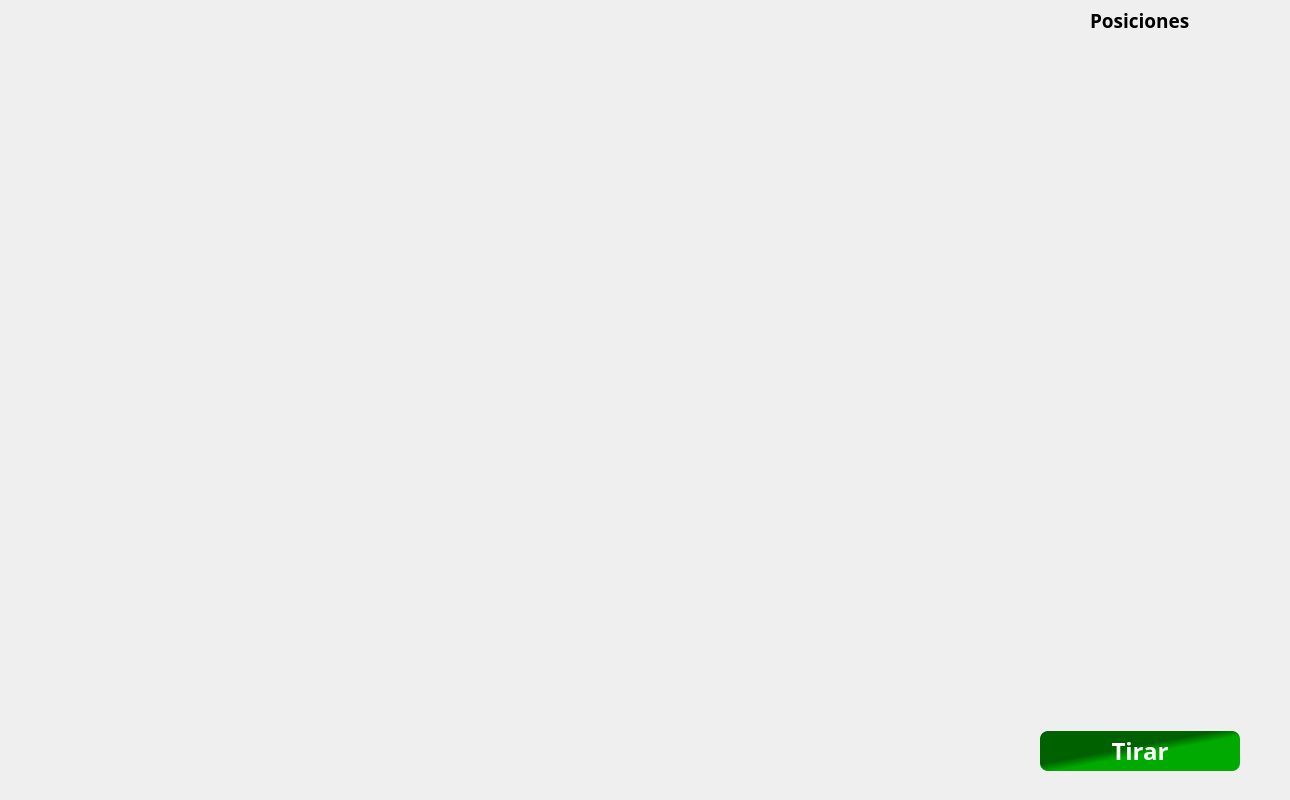
<?xml version="1.0" encoding="UTF-8"?>
<ui version="4.0">
 <class>PantallaPartida</class>
 <widget class="QWidget" name="PantallaPartida">
  <property name="geometry">
   <rect>
    <x>0</x>
    <y>0</y>
    <width>1290</width>
    <height>800</height>
   </rect>
  </property>
  <property name="minimumSize">
   <size>
    <width>1290</width>
    <height>800</height>
   </size>
  </property>
  <property name="maximumSize">
   <size>
    <width>1920</width>
    <height>1080</height>
   </size>
  </property>
  <property name="windowTitle">
   <string>Form</string>
  </property>
  <layout class="QHBoxLayout" name="horizontalLayout">
   <property name="spacing">
    <number>0</number>
   </property>
   <property name="leftMargin">
    <number>0</number>
   </property>
   <property name="topMargin">
    <number>0</number>
   </property>
   <property name="rightMargin">
    <number>0</number>
   </property>
   <property name="bottomMargin">
    <number>0</number>
   </property>
   <item>
    <widget class="QWidget" name="widget" native="true">
     <property name="sizePolicy">
      <sizepolicy hsizetype="Preferred" vsizetype="Preferred">
       <horstretch>0</horstretch>
       <verstretch>0</verstretch>
      </sizepolicy>
     </property>
     <property name="minimumSize">
      <size>
       <width>970</width>
       <height>800</height>
      </size>
     </property>
     <property name="maximumSize">
      <size>
       <width>1720</width>
       <height>1290</height>
      </size>
     </property>
     <property name="styleSheet">
      <string notr="true">CasillaUI[highlighted=&quot;true&quot;] {
    border: 3px solid yellow;
}

CasillaUI[highlighted=&quot;false&quot;] {
    border: 1px solid black;
}</string>
     </property>
     <layout class="QVBoxLayout" name="verticalLayout">
      <property name="spacing">
       <number>20</number>
      </property>
      <property name="leftMargin">
       <number>50</number>
      </property>
      <property name="topMargin">
       <number>20</number>
      </property>
      <property name="rightMargin">
       <number>50</number>
      </property>
      <property name="bottomMargin">
       <number>50</number>
      </property>
      <item alignment="Qt::AlignmentFlag::AlignHCenter">
       <widget class="QWidget" name="widget_5" native="true">
        <property name="maximumSize">
         <size>
          <width>1920</width>
          <height>40</height>
         </size>
        </property>
        <layout class="QHBoxLayout" name="horizontalLayout_2">
         <property name="spacing">
          <number>20</number>
         </property>
         <property name="sizeConstraint">
          <enum>QLayout::SizeConstraint::SetDefaultConstraint</enum>
         </property>
         <property name="leftMargin">
          <number>0</number>
         </property>
         <property name="topMargin">
          <number>0</number>
         </property>
         <property name="rightMargin">
          <number>0</number>
         </property>
         <property name="bottomMargin">
          <number>0</number>
         </property>
         <item alignment="Qt::AlignmentFlag::AlignHCenter">
          <widget class="QLabel" name="labelTurno">
           <property name="font">
            <font>
             <family>JetBrainsMono Nerd Font</family>
             <pointsize>15</pointsize>
            </font>
           </property>
           <property name="text">
            <string/>
           </property>
          </widget>
         </item>
         <item alignment="Qt::AlignmentFlag::AlignHCenter">
          <widget class="QWidget" name="colorJugador" native="true">
           <property name="minimumSize">
            <size>
             <width>30</width>
             <height>30</height>
            </size>
           </property>
           <property name="styleSheet">
            <string notr="true">border-radius: 15px;</string>
           </property>
          </widget>
         </item>
        </layout>
       </widget>
      </item>
      <item>
       <layout class="QHBoxLayout" name="tablero">
        <property name="spacing">
         <number>10</number>
        </property>
       </layout>
      </item>
     </layout>
    </widget>
   </item>
   <item>
    <widget class="QWidget" name="panelIquierdo" native="true">
     <property name="minimumSize">
      <size>
       <width>250</width>
       <height>0</height>
      </size>
     </property>
     <property name="maximumSize">
      <size>
       <width>300</width>
       <height>16777215</height>
      </size>
     </property>
     <property name="styleSheet">
      <string notr="true"/>
     </property>
     <layout class="QGridLayout" name="gridLayout">
      <property name="leftMargin">
       <number>0</number>
      </property>
      <property name="topMargin">
       <number>0</number>
      </property>
      <property name="rightMargin">
       <number>0</number>
      </property>
      <property name="bottomMargin">
       <number>0</number>
      </property>
      <item row="0" column="0">
       <widget class="QWidget" name="widget_3" native="true">
        <property name="minimumSize">
         <size>
          <width>0</width>
          <height>40</height>
         </size>
        </property>
        <property name="maximumSize">
         <size>
          <width>16777215</width>
          <height>40</height>
         </size>
        </property>
        <layout class="QVBoxLayout" name="verticalLayout_4">
         <item alignment="Qt::AlignmentFlag::AlignHCenter">
          <widget class="QLabel" name="label">
           <property name="font">
            <font>
             <family>JetBrainsMono Nerd Font</family>
             <pointsize>14</pointsize>
             <bold>true</bold>
            </font>
           </property>
           <property name="text">
            <string>Posiciones</string>
           </property>
          </widget>
         </item>
        </layout>
       </widget>
      </item>
      <item row="1" column="0">
       <widget class="QWidget" name="widget_4" native="true">
        <layout class="QVBoxLayout" name="verticalLayout_5">
         <item>
          <layout class="QFormLayout" name="listaJugadores"/>
         </item>
        </layout>
       </widget>
      </item>
      <item row="2" column="0" alignment="Qt::AlignmentFlag::AlignBottom">
       <widget class="QWidget" name="widget_2" native="true">
        <property name="minimumSize">
         <size>
          <width>0</width>
          <height>300</height>
         </size>
        </property>
        <property name="maximumSize">
         <size>
          <width>16777215</width>
          <height>350</height>
         </size>
        </property>
        <layout class="QVBoxLayout" name="verticalLayout_3">
         <item>
          <layout class="QHBoxLayout" name="layoutDados"/>
         </item>
         <item alignment="Qt::AlignmentFlag::AlignHCenter|Qt::AlignmentFlag::AlignBottom">
          <widget class="QPushButton" name="btnTirarDado">
           <property name="minimumSize">
            <size>
             <width>200</width>
             <height>40</height>
            </size>
           </property>
           <property name="maximumSize">
            <size>
             <width>16777215</width>
             <height>40</height>
            </size>
           </property>
           <property name="font">
            <font>
             <family>JetBrainsMono Nerd Font</family>
             <pointsize>-1</pointsize>
             <bold>true</bold>
            </font>
           </property>
           <property name="cursor">
            <cursorShape>PointingHandCursor</cursorShape>
           </property>
           <property name="styleSheet">
            <string notr="true">QPushButton {
    border: none;           
	background-color: qlineargradient(spread:pad, x1:0.542, y1:0.556818, x2:0.425, y2:0.431818, stop:0 rgb(0, 170, 0), stop:1 rgb(0, 97, 0));	
	font-size: 24px;
color: white;
border-radius: 8px;
}

QPushButton:hover {
	border: 5px solid rgb(0, 170, 0);
}

QPushButton:pressed {
border: 7px solid  rgb(0, 170, 0);
}

QPushButton:disabled {
        background-color: #A5A5A5; 
        color: #EEEEEE;
    }</string>
           </property>
           <property name="text">
            <string>Tirar</string>
           </property>
          </widget>
         </item>
         <item>
          <spacer name="horizontalSpacer">
           <property name="orientation">
            <enum>Qt::Orientation::Horizontal</enum>
           </property>
           <property name="sizeHint" stdset="0">
            <size>
             <width>40</width>
             <height>20</height>
            </size>
           </property>
          </spacer>
         </item>
        </layout>
       </widget>
      </item>
     </layout>
    </widget>
   </item>
  </layout>
 </widget>
 <resources/>
 <connections/>
</ui>
